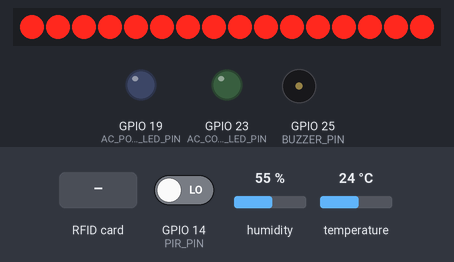
A sketch run on a simulated ESP32. Parts: 16 shift-register outputs drawn as a row of LEDs (first output left, lit = HIGH), output pins drawn as LEDs (lit = HIGH), buzzer (waves = sounding). Wiring (from diagram.json): 2 × shift register (74HC595): data GPIO 16; shift clock GPIO 17; latch GPIO 18; row of LEDs: on Q0, Q1, Q2, Q3, Q4, Q5, Q6, Q7, Q8, Q9, Q10, Q11, Q12, Q13, Q14, Q15. Inputs (shaded band) come from the test bench; at power-on: temperature 24 °C, GPIO 14 (PIR_PIN) LOW, humidity 55 %. WiFi joins after 1.5 s; servers stay silent unless stated; random numbers use the default seed unless the sketch sets one; no MQTT or app messages arrive unless stated; pins used as bus, display or sensor lines are not drawn; what the sketch prints to the serial monitor is not drawn.

Above: at 2.7 s.
2.8 s: temperature set to 20.4 °C
6.2 s: temperature set to 19.3 °C
At 9.0 s:
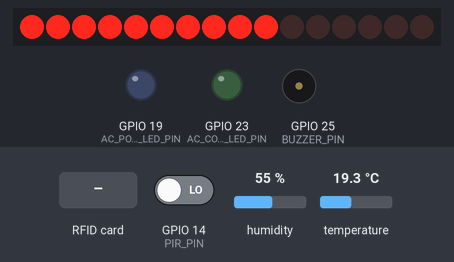
9.3 s: RFID card 01 02 03 04 held to the reader
At 9.42 s:
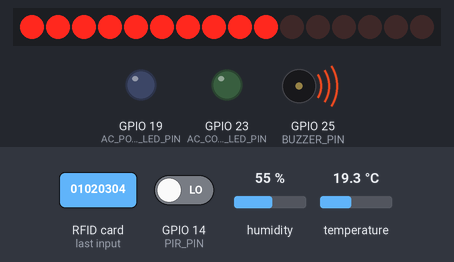
11.0 s: temperature set to 24.6 °C
At 13.1 s:
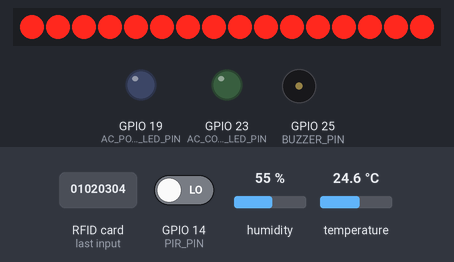
13.4 s: temperature set to 25.7 °C
At 15.2 s:
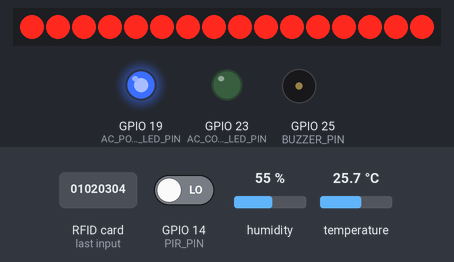
15.5 s: RFID card 5E 7A 19 C4 held to the reader
At 21.4 s:
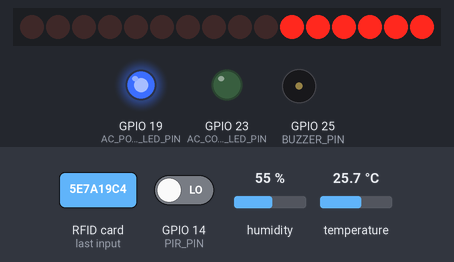
Timing chart, 0 to 22.5 s (numbered marks = the images above; inputs shaded):
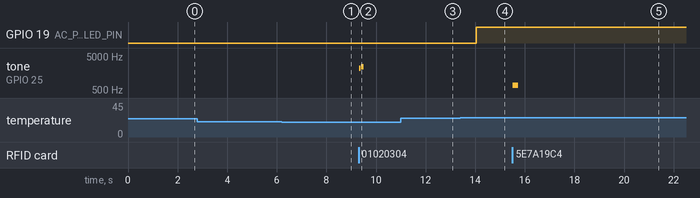

The sketch:

sketch.ino
```cpp
#include <WiFi.h>
#include <PubSubClient.h>
#include <DHT.h>
#include <ArduinoJson.h>
#include <math.h>
#include <SPI.h>
#include <MFRC522.h>

const char* WIFI_SSID = "Wokwi-GUEST";
const char* WIFI_PASSWORD = "";

const char* MQTT_BROKER = "broker.hivemq.com";
const int   MQTT_PORT   = 1883;

// CHANGE THIS PREFIX
const char* TOPIC_TELEMETRY = "smartclass/demo01/telemetry";
const char* TOPIC_COMMAND   = "smartclass/demo01/command";
const char* TOPIC_STATUS    = "smartclass/demo01/status";

const int PIR_PIN    = 14;
const int DHT_PIN    = 15;
const int BUZZER_PIN = 25;

// RFID attendance (MFRC522)
// Uses SPI pins mapped away from shift-register + AC indicator GPIOs.
const int RFID_SS_PIN   = 12; // SDA / SS (chip select)
const int RFID_RST_PIN  = 21; // RST
const int RFID_SCK_PIN  = 26; // SCK
const int RFID_MISO_PIN = 13; // MISO
const int RFID_MOSI_PIN = 27; // MOSI

#define LIGHT_TOTAL 10
#define FAN_TOTAL 6

// Two chained 74HC595 shift registers => 16 outputs total.
// Output bit mapping (0..15):
// - 0..9  => 10 white tubelight LEDs (2x5 grid)
// - 10..15 => 6 cyan fan indicator LEDs (2x3 grid)
const int SR_DS_PIN = 16;    // Serial data input
const int SR_SHCP_PIN = 17;  // Shift clock
const int SR_STCP_PIN = 18;  // Latch clock

// AC indicators (visual representation in Wokwi)
const int AC_POWER_LED_PIN   = 19;
const int AC_COOLING_LED_PIN = 23;

#define DHTTYPE DHT22
DHT dhtSensor(DHT_PIN, DHTTYPE);

WiFiClient espClient;
PubSubClient mqttClient(espClient);

MFRC522 rfid(RFID_SS_PIN, RFID_RST_PIN);

bool autoMode = true;
bool manualLight = false;
bool manualFan = false;
bool forceOff = false;
bool afterHoursAlert = false;

bool occupied = false;
unsigned long lastMotionMs = 0;
unsigned long lastPublishMs = 0;

float tempThreshold = 30.0;
const float FAN_AUTO_THRESHOLD_C = 20.0f;
const float AC_AUTO_START_THRESHOLD_C = 25.0f;

// Telemetry responsiveness tuning.
// Keep telemetry JSON structure unchanged; only adjust when we publish/print.
const unsigned long TELEMETRY_MIN_PUBLISH_INTERVAL_MS = 500;
const unsigned long TELEMETRY_MAX_PUBLISH_INTERVAL_MS = 1000; // safety "heartbeat"
const float TEMP_PUBLISH_EPS_C = 0.1f;

bool telemetryDirty = true;

float lastPublishedTempC = NAN;
bool lastPublishedMotion = false;
bool lastPublishedOccupied = false;
int lastPublishedLightOnCount = -1;
int lastPublishedFanOnCount = -1;
bool lastPublishedAutoMode = true;
bool lastPublishedForceOff = false;
bool lastPublishedAfterHoursAlert = false;
float lastPublishedTempThreshold = 28.0f;
bool lastPublishedAcPower = false;
bool lastPublishedAcModeAuto = true;
bool lastPublishedAcCoolingActive = false;
int lastPublishedManualFanCount = -1;

// Attendance scan → telemetry bridge.
// We queue the last seen tag as an `attendanceEvent` and include it in the next telemetry publish.
String pendingAttendanceTagId = "";
bool attendanceEventPending = false;
String lastAttendanceTagId = "";
unsigned long lastAttendanceEventAtMs = 0;
const unsigned long ATTENDANCE_LOCAL_SUPPRESS_MS = 5000;

// Sample roster tag map (must match backend roster for "valid card" feedback).
// If a scanned UID is not in this table, Wokwi gives "invalid card" feedback and
// backend will classify it as invalid/unknown.
const char* KNOWN_TAG_UIDS[] = {
  "01:02:03:04",             // Blue Card
  "11:22:33:44",             // Green Card
  "55:66:77:88",             // Yellow Card
  "AA:BB:CC:DD",             // Red Card
  "04:11:22:33",             // NFC Tag (Wokwi currently reports 4-byte UID)
  "C0:FF:EE:99",             // Key Fob
};
const int KNOWN_TAG_COUNT = sizeof(KNOWN_TAG_UIDS) / sizeof(KNOWN_TAG_UIDS[0]);

// AC simulation state
bool acPower = true;     // main AC power
bool acModeAuto = true; // true => thermostat logic uses tempThreshold; false => manual AC power controls cooling
bool acCoolingActive = false;
bool acPowerActive = false; // effective AC running state for indicator + telemetry

// Manual per-grid controls (counts). Backward compatible with boolean `light`/`fan` commands.
int manualLightCount = 0; // 0..LIGHT_TOTAL
int manualFanCount = 0;   // 0..FAN_TOTAL

// Cached grid state (driven in applyLogic; published in telemetry)
int lightOnCount = 0;
int fanOnCount = 0;
uint16_t gridOutputMask = 0; // 16-bit mask (0..9 lights, 10..15 fans)

static inline int clampInt(int v, int lo, int hi) {
  return v < lo ? lo : (v > hi ? hi : v);
}

void connectWiFi() {
  WiFi.begin(WIFI_SSID, WIFI_PASSWORD);
  while (WiFi.status() != WL_CONNECTED) {
    delay(500);
    Serial.print(".");
  }
  Serial.println("\nWiFi connected");
}

void publishStatus(const char* text) {
  mqttClient.publish(TOPIC_STATUS, text);
}

bool isKnownAttendanceTag(const String& uid) {
  for (int i = 0; i < KNOWN_TAG_COUNT; i++) {
    if (uid.equalsIgnoreCase(KNOWN_TAG_UIDS[i])) return true;
  }
  return false;
}

void attendanceBeepPattern(const char* pattern) {
  if (strcmp(pattern, "valid") == 0) {
    tone(BUZZER_PIN, 2200, 70);
    delay(90);
    tone(BUZZER_PIN, 2400, 90);
    delay(110);
    noTone(BUZZER_PIN);
    return;
  }
  if (strcmp(pattern, "duplicate") == 0) {
    tone(BUZZER_PIN, 1600, 70);
    delay(90);
    noTone(BUZZER_PIN);
    return;
  }
  // invalid
  tone(BUZZER_PIN, 700, 220);
  delay(240);
  noTone(BUZZER_PIN);
}

// Send 16-bit output mask to two chained 74HC595 chips.
// Bit mapping is documented above (0..9 lights, 10..15 fans).
void writeOutputMask(uint16_t mask) {
  uint8_t low = (uint8_t)(mask & 0xFF);
  uint8_t high = (uint8_t)((mask >> 8) & 0xFF);

  // Latch low, shift two bytes, then latch high.
  digitalWrite(SR_STCP_PIN, LOW);

  // With Q7S chaining, the byte shifted in first ends up at the far chip.
  // We send 'high' first so bits 8..15 land on the second 74HC595.
  shiftOut(SR_DS_PIN, SR_SHCP_PIN, MSBFIRST, high);
  shiftOut(SR_DS_PIN, SR_SHCP_PIN, MSBFIRST, low);

  digitalWrite(SR_STCP_PIN, HIGH);
}

uint16_t buildGridOutputMask(int desiredLightCount, int desiredFanCount) {
  int lc = clampInt(desiredLightCount, 0, LIGHT_TOTAL);
  int fc = clampInt(desiredFanCount, 0, FAN_TOTAL);

  uint16_t out = 0;
  for (int i = 0; i < lc; i++) {
    out |= (uint16_t)(1U << i); // bits 0..9
  }
  for (int j = 0; j < fc; j++) {
    out |= (uint16_t)(1U << (10 + j)); // bits 10..15
  }
  return out;
}

void applyLogic(float tempC, bool motion) {
  if (motion) {
    lastMotionMs = millis();
  }

  occupied = (millis() - lastMotionMs < 20000);

  int desiredLightCount = 0;
  int desiredFanCount = 0;
  bool desiredAcPowerActive = false;
  bool desiredCoolingActive = false;

  if (forceOff) {
    desiredLightCount = 0;
    desiredFanCount = 0;
    desiredAcPowerActive = false;
    desiredCoolingActive = false;
  } else {
    // Lights: preserved semantics from Phase B
    // - auto mode => lights follow occupancy
    // - manual mode => lights follow manualLightCount
    if (autoMode) {
      desiredLightCount = occupied ? LIGHT_TOTAL : 0;
    } else {
      desiredLightCount = manualLightCount;
    }

    // FAN logic (independent from AC):
    // - auto mode => fan follows a dedicated threshold
    // - manual mode => fan follows manualFanCount
    if (autoMode) {
      desiredFanCount = (!isnan(tempC) && tempC >= FAN_AUTO_THRESHOLD_C) ? FAN_TOTAL : 0;
    } else {
      desiredFanCount = clampInt(manualFanCount, 0, FAN_TOTAL);
    }

    // AC logic (independent from FAN):
    // - AC must be power-enabled
    // - in auto mode: AC starts at 25C, cooling starts at tempThreshold (slider)
    // - in manual mode: AC power directly controls cooling
    if (!acPower) {
      desiredAcPowerActive = false;
      desiredCoolingActive = false;
    } else if (acModeAuto) {
      desiredAcPowerActive = (!isnan(tempC) && tempC >= AC_AUTO_START_THRESHOLD_C);
      desiredCoolingActive = (desiredAcPowerActive && !isnan(tempC) && tempC >= tempThreshold);
    } else {
      desiredAcPowerActive = true;
      desiredCoolingActive = true;
    }
  }

  acPowerActive = desiredAcPowerActive;
  acCoolingActive = desiredCoolingActive;
  lightOnCount = desiredLightCount;
  fanOnCount = desiredFanCount;
  gridOutputMask = buildGridOutputMask(lightOnCount, fanOnCount);
  writeOutputMask(gridOutputMask);

  // Visual AC indicators (visual representation of control state)
  digitalWrite(AC_POWER_LED_PIN, acPowerActive ? HIGH : LOW);
  digitalWrite(AC_COOLING_LED_PIN, acCoolingActive ? HIGH : LOW);

  if (afterHoursAlert && motion) {
    tone(BUZZER_PIN, 1000);
  } else {
    noTone(BUZZER_PIN);
  }
}

void mqttCallback(char* topic, byte* payload, unsigned int length) {
  String msg;
  for (unsigned int i = 0; i < length; i++) {
    msg += (char)payload[i];
  }

  StaticJsonDocument<512> doc;
  DeserializationError err = deserializeJson(doc, msg);
  if (err) {
    Serial.println("Invalid command JSON");
    return;
  }

  if (doc.containsKey("mode")) {
    String mode = doc["mode"].as<String>();
    autoMode = (mode == "auto");
    // Backward compatibility: when system mode switches, keep AC mode aligned unless explicitly overridden.
    acModeAuto = autoMode;
  }

  if (doc.containsKey("light")) {
    // Backward compatible:
    // - boolean light => ON means full grid
    // - numeric light => 0..10 tubelights
    if (doc["light"].is<bool>()) {
      manualLight = doc["light"];
      manualLightCount = manualLight ? LIGHT_TOTAL : 0;
    } else {
      int v = doc["light"].as<int>();
      manualLight = v > 0;
      manualLightCount = clampInt(v, 0, LIGHT_TOTAL);
    }
  }

  if (doc.containsKey("fan")) {
    // Backward compatible:
    // - boolean fan => ON means full fan grid
    // - numeric fan => 0..6 stages
    if (doc["fan"].is<bool>()) {
      manualFan = doc["fan"];
      manualFanCount = manualFan ? FAN_TOTAL : 0;
    } else {
      int v = doc["fan"].as<int>();
      manualFan = v > 0;
      manualFanCount = clampInt(v, 0, FAN_TOTAL);
    }
  }

  if (doc.containsKey("forceOff")) {
    forceOff = doc["forceOff"];
  }

  if (doc.containsKey("afterHoursAlert")) {
    afterHoursAlert = doc["afterHoursAlert"];
  }

  if (doc.containsKey("tempThreshold")) {
    tempThreshold = doc["tempThreshold"];
  }

  // Phase 1 additions: AC control
  if (doc.containsKey("acPower")) {
    acPower = doc["acPower"];
  }

  if (doc.containsKey("acMode")) {
    String m = doc["acMode"].as<String>();
    acModeAuto = (m == "auto");
  }

  if (doc.containsKey("acSetpoint")) {
    // acSetpoint maps 1:1 to the existing tempThreshold cooling comparator
    tempThreshold = doc["acSetpoint"];
  }

  publishStatus("Command received");
  telemetryDirty = true; // commands can change published device/control state
}

void connectMQTT() {
  int attempts = 0;
  while (!mqttClient.connected()) {
    attempts++;
    Serial.print("MQTT connect attempt ");
    Serial.print(attempts);
    Serial.print(" broker=");
    Serial.println(MQTT_BROKER);

    String clientId = "smartclass-esp32-" + String(random(1000, 9999));
    if (mqttClient.connect(clientId.c_str())) {
      Serial.println("MQTT connected");
      mqttClient.subscribe(TOPIC_COMMAND);
      publishStatus("ESP32 connected");
      return;
    }

    Serial.print("MQTT connect failed, rc=");
    Serial.println(mqttClient.state());
    delay(2000);
  }
}

void pollRfidAttendance() {
  // MFRC522 uses internal SPI; keep this lightweight (called frequently).
  if (!rfid.PICC_IsNewCardPresent()) return;
  if (!rfid.PICC_ReadCardSerial()) return;

  String uid = "";
  for (byte i = 0; i < rfid.uid.size; i++) {
    byte b = rfid.uid.uidByte[i];
    if (b < 0x10) uid += "0";
    uid += String(b, HEX);
    if (i + 1 < rfid.uid.size) uid += ":";
  }
  uid.toUpperCase();

  unsigned long nowMs = millis();
  bool shouldQueue =
      (uid != lastAttendanceTagId) || (nowMs - lastAttendanceEventAtMs >= ATTENDANCE_LOCAL_SUPPRESS_MS);
  bool knownTag = isKnownAttendanceTag(uid);

  lastAttendanceTagId = uid;
  if (shouldQueue) {
    pendingAttendanceTagId = uid;
    attendanceEventPending = true;
    telemetryDirty = true; // ensure telemetry is published soon with the attendance event
    lastAttendanceEventAtMs = nowMs;
    Serial.print("RFID queued tagId=");
    Serial.print(uid);
    if (knownTag) {
      Serial.println(" (known card; backend will mark present/late)");
      attendanceBeepPattern("valid");
    } else {
      Serial.println(" (unknown card; backend will mark invalid)");
      attendanceBeepPattern("invalid");
    }
  } else {
    Serial.print("RFID duplicate suppressed tagId=");
    Serial.println(uid);
    attendanceBeepPattern("duplicate");
  }

  // Stop PICC so the next scan triggers cleanly.
  rfid.PICC_HaltA();
  rfid.PCD_StopCrypto1();
}

void publishTelemetry(float tempC, bool motion) {
  // Telemetry JSON now includes lights/fans counts+bitmasks and AC state.
  // 1024 keeps serialization safe under ArduinoJson's sizing rules.
  StaticJsonDocument<1024> doc;

  doc["temperature"] = isnan(tempC) ? -999 : tempC;
  doc["motion"] = motion;
  doc["occupied"] = occupied;
  // Backward compatible 0/1 semantics: 1 when any device is on.
  doc["light"] = (lightOnCount > 0) ? 1 : 0;
  doc["fan"] = (fanOnCount > 0) ? 1 : 0;
  doc["mode"] = autoMode ? "auto" : "manual";
  doc["forceOff"] = forceOff;
  doc["afterHoursAlert"] = afterHoursAlert;
  doc["tempThreshold"] = tempThreshold;

  // Phase 1 expanded telemetry (grid + AC state)
  doc["lightOnCount"] = lightOnCount;
  doc["lightTotal"] = LIGHT_TOTAL;
  doc["fanOnCount"] = fanOnCount;
  doc["fanTotal"] = FAN_TOTAL;

  doc["lightsMask"] = (uint16_t)(gridOutputMask & 0x03FF); // 10 bits
  doc["fansMask"] = (uint8_t)((gridOutputMask >> 10) & 0x3F); // 6 bits

  doc["acPower"] = acPowerActive;
  doc["acMode"] = acModeAuto ? "auto" : "manual";
  doc["acSetpoint"] = tempThreshold;
  doc["acCoolingActive"] = acCoolingActive;
  doc["acManualOverride"] = (!acModeAuto && acPowerActive);

  // Attendance event (embedded in telemetry)
  if (attendanceEventPending && pendingAttendanceTagId.length() > 0) {
    JsonObject ev = doc.createNestedObject("attendanceEvent");
    ev["tagId"] = pendingAttendanceTagId;
    ev["eventType"] = "present";
    attendanceEventPending = false; // one-shot event
  } else {
    doc["attendanceEvent"] = nullptr;
  }

  // Bigger buffer because telemetry JSON grew (lights/fans counts + AC fields).
  char buffer[1024];
  serializeJson(doc, buffer);

  // If MQTT isn't connected, publishing silently fails; log occasionally.
  static unsigned long lastNoMqttPrintMs = 0;
  if (mqttClient.connected()) {
    bool ok = mqttClient.publish(TOPIC_TELEMETRY, buffer);
    Serial.print("MQTT publish to ");
    Serial.print(TOPIC_TELEMETRY);
    Serial.print(" ok=");
    Serial.println(ok ? "true" : "false");
  } else {
    unsigned long nowMs = millis();
    if (nowMs - lastNoMqttPrintMs > 10000) {
      Serial.println("MQTT not connected; telemetry publish skipped");
      lastNoMqttPrintMs = nowMs;
    }
  }

  Serial.println(buffer);
}

bool shouldPublishTelemetryNow(float tempC, bool motion, unsigned long nowMs) {
  // First sample quickly after boot.
  if (lastPublishMs == 0) return true;

  // Prevent flooding Serial/MQTT.
  if (nowMs - lastPublishMs < TELEMETRY_MIN_PUBLISH_INTERVAL_MS) return false;

  // Attendance event should not wait.
  if (attendanceEventPending && pendingAttendanceTagId.length() > 0) return true;

  if (telemetryDirty) return true;

  bool tempChanged = false;
  if (isnan(tempC) && isnan(lastPublishedTempC)) {
    tempChanged = false;
  } else if (isnan(tempC) != isnan(lastPublishedTempC)) {
    tempChanged = true;
  } else {
    tempChanged = fabs(tempC - lastPublishedTempC) >= TEMP_PUBLISH_EPS_C;
  }
  if (tempChanged) return true;
  if (motion != lastPublishedMotion) return true;
  if (occupied != lastPublishedOccupied) return true;
  if (lightOnCount != lastPublishedLightOnCount) return true;
  if (fanOnCount != lastPublishedFanOnCount) return true;
  if (autoMode != lastPublishedAutoMode) return true;
  if (forceOff != lastPublishedForceOff) return true;
  if (afterHoursAlert != lastPublishedAfterHoursAlert) return true;
  if (fabs(tempThreshold - lastPublishedTempThreshold) >= 0.05f) return true;
  if (acPowerActive != lastPublishedAcPower) return true;
  if (acModeAuto != lastPublishedAcModeAuto) return true;
  if (acCoolingActive != lastPublishedAcCoolingActive) return true;
  if (manualFanCount != lastPublishedManualFanCount) return true;

  // Safety "heartbeat" so dashboards stay alive even if only minor changes happen.
  if (nowMs - lastPublishMs >= TELEMETRY_MAX_PUBLISH_INTERVAL_MS) return true;
  return false;
}

void setup() {
  // Higher baud makes Serial monitor output noticeably snappier.
  Serial.begin(230400);

  pinMode(PIR_PIN, INPUT);
  pinMode(BUZZER_PIN, OUTPUT);

  pinMode(SR_DS_PIN, OUTPUT);
  pinMode(SR_SHCP_PIN, OUTPUT);
  pinMode(SR_STCP_PIN, OUTPUT);

  pinMode(AC_POWER_LED_PIN, OUTPUT);
  pinMode(AC_COOLING_LED_PIN, OUTPUT);

  digitalWrite(SR_DS_PIN, LOW);
  digitalWrite(SR_SHCP_PIN, LOW);
  digitalWrite(SR_STCP_PIN, LOW);

  // Default AC indicators and grid output states
  acPowerActive = false;
  digitalWrite(AC_POWER_LED_PIN, LOW);
  digitalWrite(AC_COOLING_LED_PIN, LOW);

  lightOnCount = 0;
  fanOnCount = 0;
  acCoolingActive = false;
  gridOutputMask = 0;
  writeOutputMask(0);

  noTone(BUZZER_PIN);

  dhtSensor.begin();

  // RFID init
  SPI.begin(RFID_SCK_PIN, RFID_MISO_PIN, RFID_MOSI_PIN, RFID_SS_PIN);
  rfid.PCD_Init();
  Serial.println("RFID ready");

  connectWiFi();
  // PubSubClient has an internal packet buffer limit; our telemetry JSON is larger now.
  // Increase it so mqttClient.publish() doesn't fail silently.
  mqttClient.setBufferSize(2048);
  mqttClient.setServer(MQTT_BROKER, MQTT_PORT);
  mqttClient.setCallback(mqttCallback);
}

void loop() {
  if (WiFi.status() != WL_CONNECTED) connectWiFi();
  if (!mqttClient.connected()) connectMQTT();
  mqttClient.loop();

  float tempC = dhtSensor.readTemperature();
  bool motion = digitalRead(PIR_PIN);

  applyLogic(tempC, motion);
  pollRfidAttendance();

  unsigned long nowMs = millis();
  if (shouldPublishTelemetryNow(tempC, motion, nowMs)) {
    publishTelemetry(tempC, motion);
    lastPublishMs = nowMs;

    // Snapshot state to detect "meaningful changes" next time.
    lastPublishedTempC = tempC;
    lastPublishedMotion = motion;
    lastPublishedOccupied = occupied;
    lastPublishedLightOnCount = lightOnCount;
    lastPublishedFanOnCount = fanOnCount;
    lastPublishedAutoMode = autoMode;
    lastPublishedForceOff = forceOff;
    lastPublishedAfterHoursAlert = afterHoursAlert;
    lastPublishedTempThreshold = tempThreshold;
    lastPublishedAcPower = acPowerActive;
    lastPublishedAcModeAuto = acModeAuto;
    lastPublishedAcCoolingActive = acCoolingActive;
    lastPublishedManualFanCount = manualFanCount;
    telemetryDirty = false;
  }

  // Small non-blocking delay to keep Wi-Fi/MQTT responsive in simulation.
  delay(50);
}
```

Measured:
- the behaviour switches between 20 and 19.9 °C on temperature (found by bisection; images 0 and 1)
- the behaviour switches between 24.9 and 25 °C on temperature (found by bisection; images 3 and 4)
- after the input at 2.8 s, every drawn part: stays the same
- after the input at 9.3 s, tone on GPIO 25 (BUZZER_PIN): silent → 2200 Hz at once, → silent 0.07 s later, → 2400 Hz 0.02 s later, → silent 0.09 s later
- after the input at 13.4 s, GPIO 19 (AC_POWER_LED_PIN): LOW → HIGH after 0.65 s
- after the input at 15.5 s, tone on GPIO 25 (BUZZER_PIN): silent → 700 Hz at once, → silent 0.22 s later
